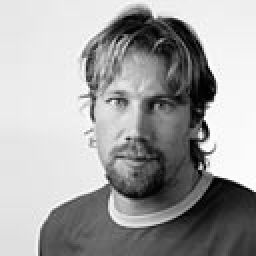
%> input picture tsbb08/labb7/lab7files/foppa.tif, 128 x 128 px (shown 2 times larger)
$ octave autocorr.m   (GNU Octave 9; MATLAB toolbox functions it lacks are replaced by stand-ins)
%> lines starting %> are read from the running program, lines starting %| are printed output that depends on the picture
f = double(imread('foppa.tif'));
%> f: size 128x128 double; min 0, max 255, mean 163.6; mean of the top-left, top-right, bottom-left and bottom-right quarters 213.2, 156.5, 184.7, 99.9

f = f - mean(mean(f));

F = fftshift(fft2(ifftshift(f)));
conjF = conj(F);
SF = abs(F).^2;
rf = fftshift(ifft2(ifftshift(SF)));
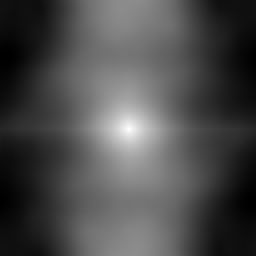
%> rf: size 128x128 double (shown 2 times larger); min -46855986, max 110270096, mean 0; drawn with min black and max white
figure(1); mesh(rf);
%> after `mesh(rf)`:
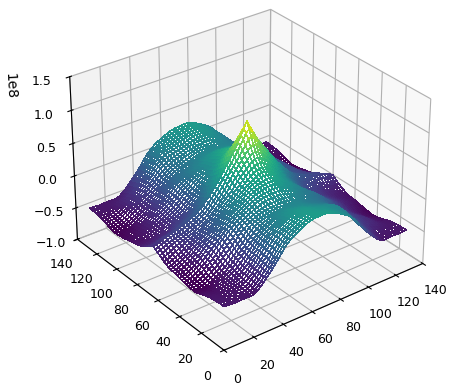
%> figure redrawn from the program's plot data
[~,X] = max(max(rf))
%> X = 65

rhox = rf(X,X+1)/rf(X,X);
%> rhox = 0.964
rhoy = rf(X+1,X)/rf(X,X);
%> rhoy = 0.961
rho = (rhox + rhoy)/2
%> rho = 0.963
